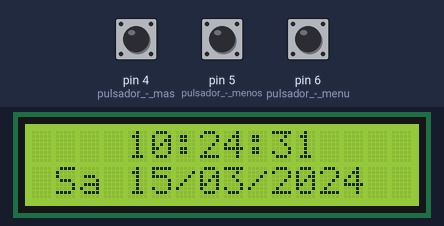
A sketch run on a simulated Arduino Uno, built with avr-gcc and run on an emulated ATmega328P. Parts: 16×2 character LCD. Wiring (inferred from the names in the program): DS3231 clock at I2C address 0x68. The inputs (shaded band) are chosen by the test bench; at power-on: pin 6 (pulsador_-_menu) LOW, pin 4 (pulsador_-_mas) LOW, pin 5 (pulsador_-_menos) LOW. The local clock reads 2024-03-15 10:24:30 at power-on unless the sketch sets it.

Above: at 1.2 s.
1.3 s: pin 6 (pulsador_-_menu) pulled HIGH for 1.25 s
At 3.3 s:
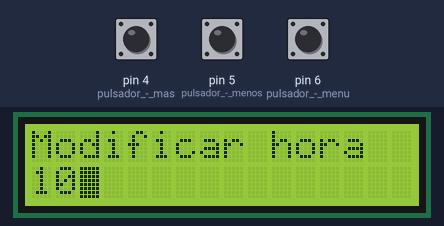
4.0 s: pin 6 (pulsador_-_menu) pulled HIGH for 3.2 s
At 4.5 s:
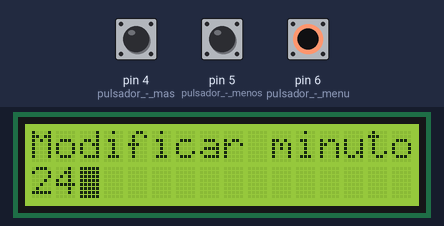
At 7.2 s:
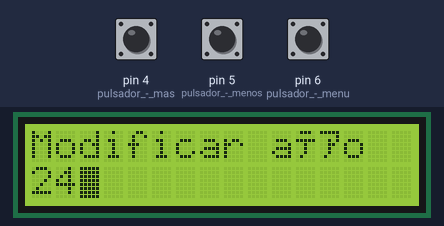
Timing chart, 0 to 8.7 s (numbered marks = the images above; inputs shaded):
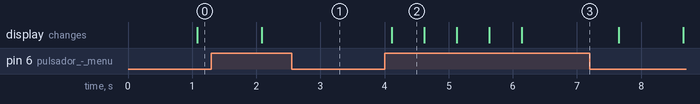

Measured:
- after the input at 1.3 s, the display: changes after 0.78 s (image 1)
- after the input at 4.0 s, the display: changes after 0.11 s (image 2)
- what the display in image 2 shows lasts 0.5 s, from 4.1 s to 4.6 s

The sketch:

reloj-lcd.ino
```cpp
#include "Wire.h"
#include "LiquidCrystal.h"
#define DS3231_I2C_ADDRESS 0x68
LiquidCrystal lcd(7, 8, 9, 10, 11, 12);
int estadoActual = 0;
int estadoUltimo = 0;
int contador = 0;
int MenosAnterior =0;
int estadoMas = 0;
int estadoMenos = 0;
int MasAnterior =0;

byte decToBcd(byte val){
  return ( (val/10*16) + (val%10) );
}

byte bcdToDec(byte val){
  return ( (val/16*10) + (val%16) );
}

void ConseguirFecha(byte *segundos,byte *minutos,byte *hora,byte *diaSemana,byte *diaMes,byte *mes,byte *year){
  Wire.beginTransmission(DS3231_I2C_ADDRESS);
  Wire.write(0);
  Wire.endTransmission();

  Wire.requestFrom(DS3231_I2C_ADDRESS, 7);

  *segundos     = bcdToDec(Wire.read() & 0x7f);
  *minutos      = bcdToDec(Wire.read());
  *hora         = bcdToDec(Wire.read() & 0x3f);
  *diaSemana    = bcdToDec(Wire.read());
  *diaMes       = bcdToDec(Wire.read());
  *mes          = bcdToDec(Wire.read());
  *year         = bcdToDec(Wire.read());
}

void VerFecha(){
    byte segundos, minutos, hora, diaSemana, diaMes, mes, year;
    String s, m, d, mth, h, mty;

    ConseguirFecha(&segundos, &minutos, &hora, &diaSemana, &diaMes, &mes, &year);

    if (segundos < 10) { s = "0" + String(segundos); } else { s = String(segundos); }
    if (minutos < 10) { m = "0" + String(minutos); } else { m = String(minutos); }
    h = String(hora);
    if (diaMes < 10) { d = "0" + String(diaMes); } else { d = String(diaMes); }
    if (mes < 10) { mth = "0" + String(mes); } else { mth = String(mes); }
    if (year < 10) { mty = "0" + String(year); } else { mty = String(year); }

    char* days[] = { "NA", "Lu", "Ma", "Mi", "Ju", "Vi", "Sa", "Do" };

    lcd.clear();
    lcd.noBlink();

    lcd.setCursor(4,0);

    lcd.print(h + ":" + m + ":" + s);

    lcd.setCursor(1,1);

    lcd.print(String(days[diaSemana]) + " " + d + "/" + mth + "/20" + mty);
}

void modificar_tiempo(int tipo){
  byte segundos, minutos, hora, diaSemana, diaMes, mes, year;
  ConseguirFecha(&segundos, &minutos, &hora, &diaSemana, &diaMes, &mes, &year);
  Serial.println("presionado");
  int suma = 0;
  int resta = 0;

  if(estadoMenos != MenosAnterior){
    if(estadoMenos == HIGH){
      resta = 1;
    }
  }
  if(estadoMas != MasAnterior){
    if(estadoMas == HIGH){
      suma = 1;
    }
  }

  if(tipo == 1){ // modificar la hora
    String h;
    h = String(hora);
    lcd.clear();
    lcd.setCursor(0, 0);
    lcd.write("Modificar hora");
    lcd.setCursor(0, 1);
    lcd.print(h);
    lcd.blink();
    if(resta == 1){
      hora = hora-1;
    }
    if(suma == 1){
      hora = hora+1;
    }
    if(hora > 23) hora=0;
  }

  if(tipo == 2){ // modificar los minutos
    String m;
    m = String(minutos);
    lcd.clear();
    lcd.setCursor(0, 0);
    lcd.write("Modificar minutos");
    lcd.setCursor(0, 1);
    lcd.print(m);
    lcd.blink();
    if(resta == 1){
      minutos = minutos-1;
    }
    if(suma == 1){
      minutos = minutos+1;
    }
    if(minutos > 59) minutos=0;
  }

  if(tipo == 3){ // modificar el día de la semana
    String d;
    d = String(diaSemana);
    lcd.clear();
    lcd.setCursor(0, 0);
    lcd.write("Modificar dia semana");
    lcd.setCursor(0, 1);
    lcd.print(d);
    lcd.blink();
    if(resta == 1){
      diaSemana = diaSemana-1;
    }
    if(suma == 1){
      diaSemana = diaSemana+1;
    }
    if(diaSemana == 8) diaSemana=1;
    if(diaSemana == 0) diaSemana=7;
  }

  if(tipo == 4){ // modificar el día del mes
    String m;
    m = String(diaMes);
    lcd.clear();
    lcd.setCursor(0, 0);
    lcd.write("Modificar dia mes");
    lcd.setCursor(0, 1);
    lcd.print(m);
    lcd.blink();
    if(resta == 1){
      diaMes = diaMes-1;
    }
    if(suma == 1){
      diaMes = diaMes+1;
    }
    if(diaMes == 32) diaMes=1;
    if(diaMes == 0) diaMes=31;
  }

  if(tipo == 5){ // modificar mes
    String ms;
    ms = String(mes);
    lcd.clear();
    lcd.setCursor(0, 0);
    lcd.write("Modificar mes");
    lcd.setCursor(0, 1);
    lcd.print(ms);
    lcd.blink();
    if(resta == 1){
      mes = mes-1;
    }
    if(suma == 1){
      mes = mes+1;
    }
    if(mes == 13) mes=1;
    if(mes == 0) mes=12;
  }

  if(tipo == 6){ // modificar año
    String a;
    a = String(year);
    lcd.clear();
    lcd.setCursor(0, 0);
    lcd.write("Modificar año");
    lcd.setCursor(0, 1);
    lcd.print(a);
    lcd.blink();
    if(resta == 1){
      year = year-1;
    }
    if(suma == 1){
      year = year+1;
    }
    if(year == 100) year=1;
    if(year == 0) year=99;
  }

  Wire.beginTransmission(DS3231_I2C_ADDRESS);
  Wire.write(0);
  Wire.write(decToBcd(segundos));
  Wire.write(decToBcd(minutos));
  Wire.write(decToBcd(hora));
  Wire.write(decToBcd(diaSemana));
  Wire.write(decToBcd(diaMes));
  Wire.write(decToBcd(mes));
  Wire.write(decToBcd(year));
  Wire.endTransmission();
}

void setup(){
  byte segundos, minutos, hora, diaSemana, diaMes, mes, year;
  Wire.begin();
  lcd.begin(16, 2);
  //Serial.begin(9600);
  pinMode(6,INPUT);  // pulsador - menu
  pinMode(5,INPUT);  // pulsador - menos
  pinMode(4,INPUT);  // pulsador - mas
}

void loop(){
  estadoActual=digitalRead(6);
  estadoMenos=digitalRead(5);
  estadoMas=digitalRead(4);
  //Serial.println(estadoActual);
  if(estadoActual != estadoUltimo){
    if(estadoActual == HIGH){
      contador = contador +1;
      //Serial.println(contador);
    }
  }

  if(contador == 0){
    VerFecha();
    delay(1000);
  }else if(contador == 1){
    modificar_tiempo(1);  // modificar la hora
    delay(500);
  }else if(contador == 2){
    modificar_tiempo(2);  // modificar los minutos
    delay(500);
  }else if(contador == 3){
    modificar_tiempo(3);  // modificar dia de la semana
    delay(500);
  }else if(contador == 4){
    modificar_tiempo(4);  // modificar dias mes
    delay(500);
  }else if(contador == 5){
    modificar_tiempo(5);  // modificar mes
    delay(500);
  }else if(contador == 6){
    modificar_tiempo(6);  // modificar año
    delay(500);
  }else if(contador == 7){
    contador = 0;
    delay(1000);
  }
}
```
